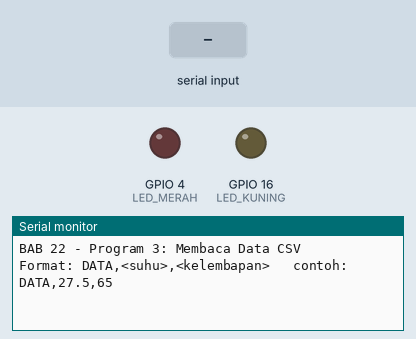
Simulated run of this sketch. Board: ESP32. Shown: output pins drawn as LEDs (lit = HIGH), the last lines printed to the serial monitor. The inputs (shaded band) are chosen by the test bench.

Above: at 1.2 s.
1.3 s: "90,45,200\n" received over Serial
At 2.1 s:
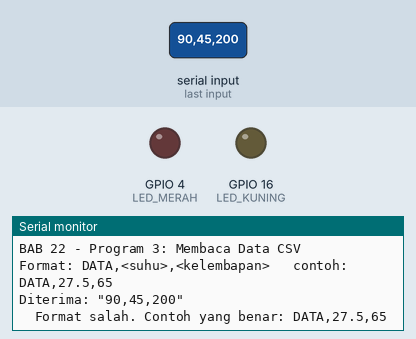
2.8 s: "90,45\n" received over Serial
At 3.2 s:
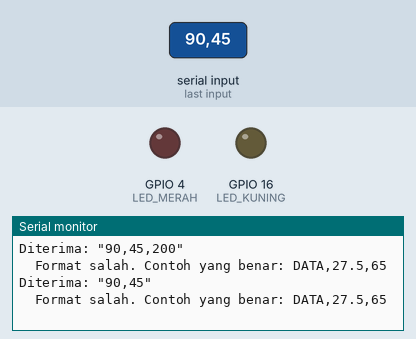
4.3 s: "0\n" received over Serial
At 5.5 s:
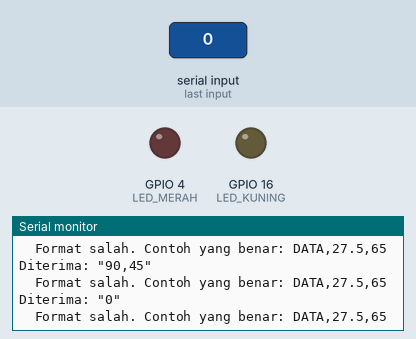

The sketch:

p3_parser_csv.ino
```cpp
/*
 * BAB 22 - Program 3: Membaca Data CSV
 * Menerima baris data berformat CSV dari Serial Monitor:
 *   DATA,<suhu>,<kelembapan>      contoh: DATA,27.5,65
 * lalu memeriksa formatnya, menampilkan nilainya, dan
 * menyalakan LED peringatan.
 *
 * Rangkaian (header kit → pin ESP32):
 *   LED1 (merah)  → IO4    menyala kalau suhu > 35 °C
 *   LED4 (kuning) → IO16   menyala kalau kelembapan > 80 %
 * Alat uji: Serial Monitor, baud 115200, line ending New Line
 */

#define LED_MERAH  4
#define LED_KUNING 16

const int PANJANG_MAKS = 64;   // ukuran array baris, termasuk 1 tempat untuk '\0'

char baris[PANJANG_MAKS];      // teks C: array char yang diakhiri '\0'
int panjang = 0;               // jumlah karakter yang sudah terkumpul

// Mengumpulkan karakter yang SUDAH tiba, tanpa menunggu.
// Hasilnya true kalau satu baris lengkap sudah siap di array 'baris'.
bool bacaBaris() {
  while (Serial.available() > 0) {
    char c = Serial.read();
    if (c == '\r' || c == '\n') {      // karakter akhir baris
      if (panjang == 0) continue;       // baris kosong (misalnya \n sesudah \r): lewati
      baris[panjang] = '\0';            // tutup teks dengan karakter nol
      panjang = 0;                      // siap untuk baris berikutnya
      return true;
    }
    if (panjang < PANJANG_MAKS - 1) {   // sisakan 1 tempat untuk '\0'
      baris[panjang] = c;
      panjang++;
    }                                   // kalau sudah penuh, karakter dibuang
  }
  return false;                         // baris belum lengkap
}

// Hasilnya true kalau SELURUH teks adalah angka yang sah, misalnya "27.5" atau "-3"
bool apakahAngka(const char *teks) {
  char *sisa;
  strtof(teks, &sisa);                  // sisa = posisi pertama yang bukan bagian angka
  return sisa != teks && *sisa == '\0';
}

void prosesBaris(char *teks) {
  Serial.printf("Diterima: \"%s\"\n", teks);   // cetak dulu, sebelum diubah strtok()

  // Pecah teks di setiap koma. strtok() mengganti setiap koma dengan '\0'.
  char *bagian[4] = {NULL, NULL, NULL, NULL};
  int jumlahBagian = 0;
  char *potongan = strtok(teks, ",");
  while (potongan != NULL && jumlahBagian < 4) {
    bagian[jumlahBagian] = potongan;
    jumlahBagian++;
    potongan = strtok(NULL, ",");
  }

  // Pemeriksaan 1: tepat 3 bagian, dan bagian pertama "DATA"
  if (jumlahBagian != 3 || strcmp(bagian[0], "DATA") != 0) {
    Serial.println("  Format salah. Contoh yang benar: DATA,27.5,65");
    return;
  }
  // Pemeriksaan 2: bagian kedua dan ketiga harus angka
  if (!apakahAngka(bagian[1]) || !apakahAngka(bagian[2])) {
    Serial.println("  Suhu dan kelembapan harus angka (desimal pakai titik).");
    return;
  }
  float suhu = atof(bagian[1]);
  float kelembapan = atof(bagian[2]);

  // Pemeriksaan 3: nilainya masuk akal
  bool suhuWajar = (suhu >= -40 && suhu <= 80);
  bool kelembapanWajar = (kelembapan >= 0 && kelembapan <= 100);
  if (!suhuWajar || !kelembapanWajar) {
    Serial.println("  Nilai di luar jangkauan (suhu -40..80, kelembapan 0..100).");
    return;
  }

  Serial.printf("  Suhu       : %.1f °C\n", suhu);
  Serial.printf("  Kelembapan : %.1f %%\n", kelembapan);

  bool panas = (suhu > 35);
  bool lembap = (kelembapan > 80);
  digitalWrite(LED_MERAH, panas ? HIGH : LOW);
  digitalWrite(LED_KUNING, lembap ? HIGH : LOW);

  if (panas) Serial.println("  Peringatan: suhu tinggi! (LED merah menyala)");
  if (lembap) Serial.println("  Peringatan: udara sangat lembap! (LED kuning menyala)");
  if (!panas && !lembap) Serial.println("  Kondisi normal.");
}

void setup() {
  Serial.begin(115200);
  pinMode(LED_MERAH, OUTPUT);
  pinMode(LED_KUNING, OUTPUT);
  digitalWrite(LED_MERAH, LOW);
  digitalWrite(LED_KUNING, LOW);

  Serial.println("BAB 22 - Program 3: Membaca Data CSV");
  Serial.println("Format: DATA,<suhu>,<kelembapan>   contoh: DATA,27.5,65");
}

void loop() {
  if (bacaBaris()) {          // tidak pernah menunggu
    prosesBaris(baris);
  }
  // Di sini program bebas mengerjakan tugas lain, misalnya membaca tombol
}
```

Measured:
- after the input at 1.3 s, the serial monitor: prints a new line at once (image 1)
- after the input at 2.8 s, the serial monitor: prints a new line at once (image 2)
- after the input at 4.3 s, the serial monitor: prints a new line at once (image 3)
